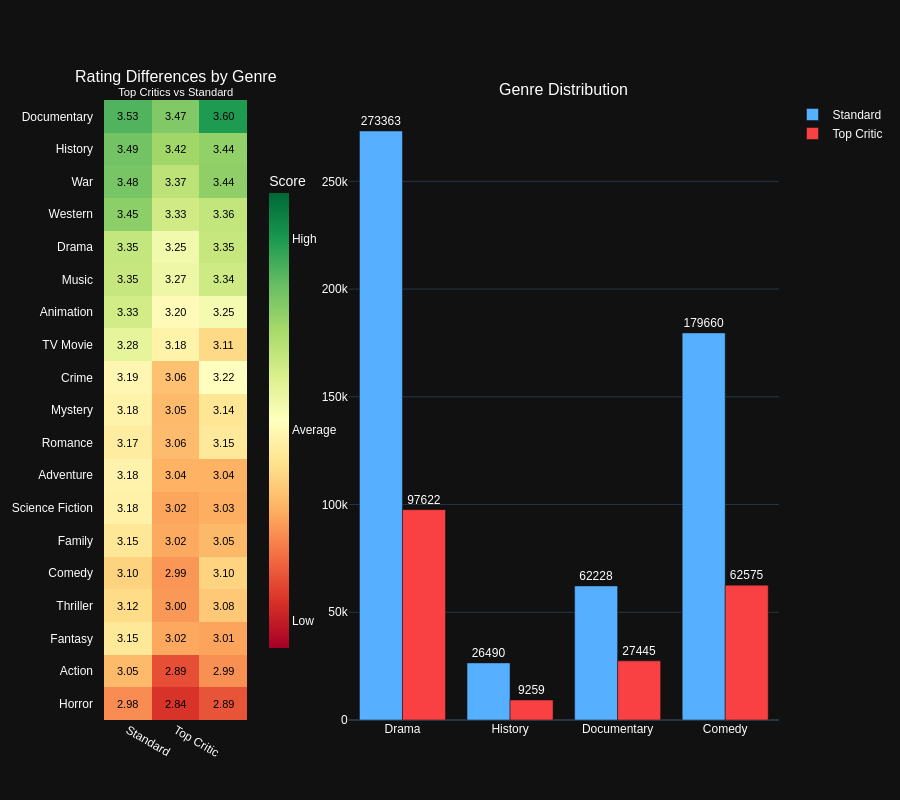

This figure's notebook cell:
### Markdown cell above
### Chart

### Code cell
heatmap_trace = go.Heatmap(
    z=df_genre_pivot.values,
    x=['Standard', 'Top Critic', 'Movie Ratings'],
    y=df_genre_pivot.index,
    colorscale='RdYlGn',
    zmin=df_genre_pivot.min().min()-0.1,
    zmax=df_genre_pivot.max().max()+0.1,
    colorbar=dict(
        title='Score',
        thickness=20,
        tickvals=[
            round(df_genre_pivot.min().min(), 1),
            round(df_genre_pivot.mean().mean(), 1),
            round(df_genre_pivot.max().max(), 1)
        ],
        ticktext=['Low', 'Average', 'High'],
        x=0.23,
        xanchor='left',
        len=0.8,
        y=0.5
    ),
    hovertemplate='Genre: %{y}<br>%{x}<br>Average rating: %{z:.2f}<extra></extra>'
)

fig_combined = make_subplots(
    rows=1, cols=2,
    column_widths=[0.25, 0.75],
     horizontal_spacing=0.15,
    subplot_titles=(
        'Rating Differences by Genre<br><sup>Top Critics vs Standard</sup>',
        'Genre Distribution'
    )
)

fig_combined.update_yaxes(autorange='reversed', row=1, col=1)

# Add heatmap
fig_combined.add_trace(heatmap_trace, row=1, col=1)

for i, row in enumerate(df_genre_pivot.values):
    for j, val in enumerate(row):
        fig_combined.add_annotation(
            text=f"{val:.2f}",
            x=j,
            y=i,
            xref='x1',
            yref='y1',
            showarrow=False,
            font=dict(size=11, color='black')
        )

# Add barchart
colors = ['#56B0FF', '#F94144']
for i, col in enumerate(genre_counts.columns):
    fig_combined.add_trace(
        go.Bar(
            x=genre_counts.index,
            y=genre_counts[col],
            name=col,
            marker_color=colors[i],
            text=genre_counts[col],
            textposition='outside',
            hoverinfo='y+name'
        ),
        row=1, col=2
    )

fig_combined.update_layout(
    height=800,
    font=dict(family="Arial", size=12, color="#FFFFFF"),
    margin=dict(l=80, r=50, b=80, t=100),
    showlegend=True
)

fig_combined.update_xaxes(
    tickmode='array',
    tickvals=[0, 1],
    ticktext=['Standard', 'Top Critic', 'Movie Ratings'],
    row=1, col=1
)

fig_combined.update_yaxes(
    tickangle=0,
    tickfont=dict(size=12),
    automargin=True,
    ticksuffix="   ",
    row=1, col=1
)

fig_combined.show()

### Figure 1 — Plotly figure (JSON) as saved in the notebook; plotly's stock layout.template omitted (floating-point values rounded to 4 significant figures)
{"data": [{"colorbar": {"len": 0.8, "thickness": 20, "ticktext": ["Low", "Average", "High"], "tickvals": [2.8, 3.2, 3.6], "title": {"text": "Score"}, "x": 0.23, "xanchor": "left", "y": 0.5}, "colorscale": [[0.0, "rgb(165,0,38)"], [0.1, "rgb(215,48,39)"], [0.2, "rgb(244,109,67)"], [0.3, "rgb(253,174,97)"], [0.4, "rgb(254,224,139)"], [0.5, "rgb(255,255,191)"], [0.6, "rgb(217,239,139)"], [0.7, "rgb(166,217,106)"], [0.8, "rgb(102,189,99)"], [0.9, "rgb(26,152,80)"], [1.0, "rgb(0,104,55)"]], "hovertemplate": "Genre: %{y}<br>%{x}<br>Average rating: %{z:.2f}<extra></extra>", "x": ["Standard", "Top Critic", "Movie Ratings"], "y": ["Documentary", "History", "War", "Western", "Drama", "Music", "Animation", "TV Movie", "Crime", "Mystery", "Romance", "Adventure", "Science Fiction", "Family", "Comedy", "Thriller", "Fantasy", "Action", "Horror"], "z": [[3.53, 3.465, 3.596], [3.486, 3.418, 3.44], [3.479, 3.37, 3.443], [3.448, 3.333, 3.357], [3.354, 3.254, 3.351], [3.35, 3.266, 3.336], [3.328, 3.204, 3.247], [3.283, 3.18, 3.114], [3.194, 3.065, 3.218], [3.18, 3.053, 3.143], [3.165, 3.057, 3.153], [3.184, 3.037, 3.036], [3.178, 3.017, 3.029], [3.148, 3.024, 3.051], [3.1, 2.995, 3.102], [3.117, 2.999, 3.078], [3.151, 3.022, 3.015], [3.053, 2.888, 2.986], [2.981, 2.844, 2.895]], "zmax": 3.696, "zmin": 2.744, "type": "heatmap", "xaxis": "x", "yaxis": "y"}, {"hoverinfo": "y+name", "marker": {"color": "#56B0FF"}, "name": "Standard", "text": [273400.0, 26490.0, 62230.0, 179700.0], "textposition": "outside", "x": ["Drama", "History", "Documentary", "Comedy"], "y": [273363, 26490, 62228, 179660], "type": "bar", "xaxis": "x2", "yaxis": "y2"}, {"hoverinfo": "y+name", "marker": {"color": "#F94144"}, "name": "Top Critic", "text": [97620.0, 9259.0, 27440.0, 62580.0], "textposition": "outside", "x": ["Drama", "History", "Documentary", "Comedy"], "y": [97622, 9259, 27445, 62575], "type": "bar", "xaxis": "x2", "yaxis": "y2"}], "layout": {"xaxis": {"anchor": "y", "domain": [0.0, 0.2125], "tickmode": "array", "tickvals": [0, 1], "ticktext": ["Standard", "Top Critic", "Movie Ratings"]}, "yaxis": {"anchor": "x", "domain": [0.0, 1.0], "autorange": "reversed", "tickfont": {"size": 12}, "tickangle": 0, "automargin": true, "ticksuffix": "   "}, "xaxis2": {"anchor": "y2", "domain": [0.3625, 1.0]}, "yaxis2": {"anchor": "x2", "domain": [0.0, 1.0]}, "annotations": [{"font": {"size": 16}, "showarrow": false, "text": "Rating Differences by Genre<br><sup>Top Critics vs Standard</sup>", "x": 0.1062, "xanchor": "center", "xref": "paper", "y": 1.0, "yanchor": "bottom", "yref": "paper"}, {"font": {"size": 16}, "showarrow": false, "text": "Genre Distribution", "x": 0.6813, "xanchor": "center", "xref": "paper", "y": 1.0, "yanchor": "bottom", "yref": "paper"}, {"font": {"color": "black", "size": 11}, "showarrow": false, "text": "3.53", "x": 0, "xref": "x", "y": 0, "yref": "y"}, {"font": {"color": "black", "size": 11}, "showarrow": false, "text": "3.47", "x": 1, "xref": "x", "y": 0, "yref": "y"}, {"font": {"color": "black", "size": 11}, "showarrow": false, "text": "3.60", "x": 2, "xref": "x", "y": 0, "yref": "y"}, {"font": {"color": "black", "size": 11}, "showarrow": false, "text": "3.49", "x": 0, "xref": "x", "y": 1, "yref": "y"}, {"font": {"color": "black", "size": 11}, "showarrow": false, "text": "3.42", "x": 1, "xref": "x", "y": 1, "yref": "y"}, {"font": {"color": "black", "size": 11}, "showarrow": false, "text": "3.44", "x": 2, "xref": "x", "y": 1, "yref": "y"}, {"font": {"color": "black", "size": 11}, "showarrow": false, "text": "3.48", "x": 0, "xref": "x", "y": 2, "yref": "y"}, {"font": {"color": "black", "size": 11}, "showarrow": false, "text": "3.37", "x": 1, "xref": "x", "y": 2, "yref": "y"}, {"font": {"color": "black", "size": 11}, "showarrow": false, "text": "3.44", "x": 2, "xref": "x", "y": 2, "yref": "y"}, {"font": {"color": "black", "size": 11}, "showarrow": false, "text": "3.45", "x": 0, "xref": "x", "y": 3, "yref": "y"}, {"font": {"color": "black", "size": 11}, "showarrow": false, "text": "3.33", "x": 1, "xref": "x", "y": 3, "yref": "y"}, {"font": {"color": "black", "size": 11}, "showarrow": false, "text": "3.36", "x": 2, "xref": "x", "y": 3, "yref": "y"}, {"font": {"color": "black", "size": 11}, "showarrow": false, "text": "3.35", "x": 0, "xref": "x", "y": 4, "yref": "y"}, {"font": {"color": "black", "size": 11}, "showarrow": false, "text": "3.25", "x": 1, "xref": "x", "y": 4, "yref": "y"}, {"font": {"color": "black", "size": 11}, "showarrow": false, "text": "3.35", "x": 2, "xref": "x", "y": 4, "yref": "y"}, {"font": {"color": "black", "size": 11}, "showarrow": false, "text": "3.35", "x": 0, "xref": "x", "y": 5, "yref": "y"}, {"font": {"color": "black", "size": 11}, "showarrow": false, "text": "3.27", "x": 1, "xref": "x", "y": 5, "yref": "y"}, {"font": {"color": "black", "size": 11}, "showarrow": false, "text": "3.34", "x": 2, "xref": "x", "y": 5, "yref": "y"}, {"font": {"color": "black", "size": 11}, "showarrow": false, "text": "3.33", "x": 0, "xref": "x", "y": 6, "yref": "y"}, {"font": {"color": "black", "size": 11}, "showarrow": false, "text": "3.20", "x": 1, "xref": "x", "y": 6, "yref": "y"}, {"font": {"color": "black", "size": 11}, "showarrow": false, "text": "3.25", "x": 2, "xref": "x", "y": 6, "yref": "y"}, {"font": {"color": "black", "size": 11}, "showarrow": false, "text": "3.28", "x": 0, "xref": "x", "y": 7, "yref": "y"}, {"font": {"color": "black", "size": 11}, "showarrow": false, "text": "3.18", "x": 1, "xref": "x", "y": 7, "yref": "y"}, {"font": {"color": "black", "size": 11}, "showarrow": false, "text": "3.11", "x": 2, "xref": "x", "y": 7, "yref": "y"}, {"font": {"color": "black", "size": 11}, "showarrow": false, "text": "3.19", "x": 0, "xref": "x", "y": 8, "yref": "y"}, {"font": {"color": "black", "size": 11}, "showarrow": false, "text": "3.06", "x": 1, "xref": "x", "y": 8, "yref": "y"}, {"font": {"color": "black", "size": 11}, "showarrow": false, "text": "3.22", "x": 2, "xref": "x", "y": 8, "yref": "y"}, {"font": {"color": "black", "size": 11}, "showarrow": false, "text": "3.18", "x": 0, "xref": "x", "y": 9, "yref": "y"}, {"font": {"color": "black", "size": 11}, "showarrow": false, "text": "3.05", "x": 1, "xref": "x", "y": 9, "yref": "y"}, {"font": {"color": "black", "size": 11}, "showarrow": false, "text": "3.14", "x": 2, "xref": "x", "y": 9, "yref": "y"}, {"font": {"color": "black", "size": 11}, "showarrow": false, "text": "3.17", "x": 0, "xref": "x", "y": 10, "yref": "y"}, {"font": {"color": "black", "size": 11}, "showarrow": false, "text": "3.06", "x": 1, "xref": "x", "y": 10, "yref": "y"}, {"font": {"color": "black", "size": 11}, "showarrow": false, "text": "3.15", "x": 2, "xref": "x", "y": 10, "yref": "y"}, {"font": {"color": "black", "size": 11}, "showarrow": false, "text": "3.18", "x": 0, "xref": "x", "y": 11, "yref": "y"}, {"font": {"color": "black", "size": 11}, "showarrow": false, "text": "3.04", "x": 1, "xref": "x", "y": 11, "yref": "y"}, {"font": {"color": "black", "size": 11}, "showarrow": false, "text": "3.04", "x": 2, "xref": "x", "y": 11, "yref": "y"}, {"font": {"color": "black", "size": 11}, "showarrow": false, "text": "3.18", "x": 0, "xref": "x", "y": 12, "yref": "y"}, {"font": {"color": "black", "size": 11}, "showarrow": false, "text": "3.02", "x": 1, "xref": "x", "y": 12, "yref": "y"}, {"font": {"color": "black", "size": 11}, "showarrow": false, "text": "3.03", "x": 2, "xref": "x", "y": 12, "yref": "y"}, {"font": {"color": "black", "size": 11}, "showarrow": false, "text": "3.15", "x": 0, "xref": "x", "y": 13, "yref": "y"}, {"font": {"color": "black", "size": 11}, "showarrow": false, "text": "3.02", "x": 1, "xref": "x", "y": 13, "yref": "y"}, {"font": {"color": "black", "size": 11}, "showarrow": false, "text": "3.05", "x": 2, "xref": "x", "y": 13, "yref": "y"}, {"font": {"color": "black", "size": 11}, "showarrow": false, "text": "3.10", "x": 0, "xref": "x", "y": 14, "yref": "y"}, {"font": {"color": "black", "size": 11}, "showarrow": false, "text": "2.99", "x": 1, "xref": "x", "y": 14, "yref": "y"}, {"font": {"color": "black", "size": 11}, "showarrow": false, "text": "3.10", "x": 2, "xref": "x", "y": 14, "yref": "y"}, {"font": {"color": "black", "size": 11}, "showarrow": false, "text": "3.12", "x": 0, "xref": "x", "y": 15, "yref": "y"}, {"font": {"color": "black", "size": 11}, "showarrow": false, "text": "3.00", "x": 1, "xref": "x", "y": 15, "yref": "y"}, {"font": {"color": "black", "size": 11}, "showarrow": false, "text": "3.08", "x": 2, "xref": "x", "y": 15, "yref": "y"}, {"font": {"color": "black", "size": 11}, "showarrow": false, "text": "3.15", "x": 0, "xref": "x", "y": 16, "yref": "y"}, {"font": {"color": "black", "size": 11}, "showarrow": false, "text": "3.02", "x": 1, "xref": "x", "y": 16, "yref": "y"}, {"font": {"color": "black", "size": 11}, "showarrow": false, "text": "3.01", "x": 2, "xref": "x", "y": 16, "yref": "y"}, {"font": {"color": "black", "size": 11}, "showarrow": false, "text": "3.05", "x": 0, "xref": "x", "y": 17, "yref": "y"}, {"font": {"color": "black", "size": 11}, "showarrow": false, "text": "2.89", "x": 1, "xref": "x", "y": 17, "yref": "y"}, {"font": {"color": "black", "size": 11}, "showarrow": false, "text": "2.99", "x": 2, "xref": "x", "y": 17, "yref": "y"}, {"font": {"color": "black", "size": 11}, "showarrow": false, "text": "2.98", "x": 0, "xref": "x", "y": 18, "yref": "y"}, {"font": {"color": "black", "size": 11}, "showarrow": false, "text": "2.84", "x": 1, "xref": "x", "y": 18, "yref": "y"}, {"font": {"color": "black", "size": 11}, "showarrow": false, "text": "2.89", "x": 2, "xref": "x", "y": 18, "yref": "y"}], "font": {"family": "Arial", "size": 12, "color": "#FFFFFF"}, "margin": {"l": 80, "r": 50, "b": 80, "t": 100}, "height": 800, "showlegend": true}}
